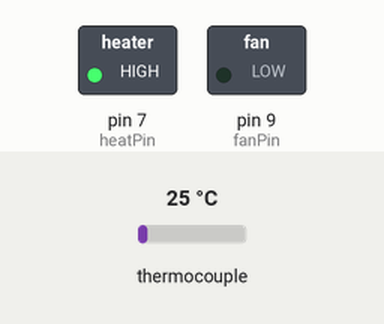
The sketch below on a simulated Arduino Uno, built with avr-gcc and run on an emulated ATmega328P. On the bench: switched loads named in the sketch (green lamp = pin HIGH). Dashed ring = blinking. The inputs (shaded band) are chosen by the test bench; at power-on: thermocouple 25 °C. What the sketch prints to the serial monitor is not drawn.

Above: at 5.8 s.
5.9 s: thermocouple set to 150 °C
At 6.36 s:
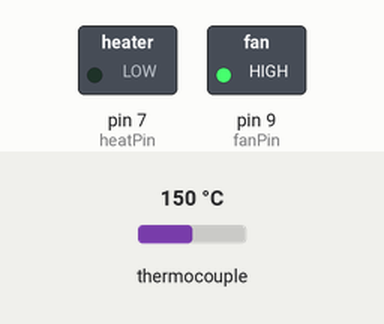
9.4 s: thermocouple set to 6 °C
At 9.53 s:
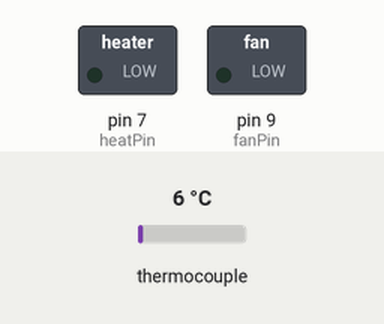
12.9 s: thermocouple set to 225 °C
At 13.15 s:
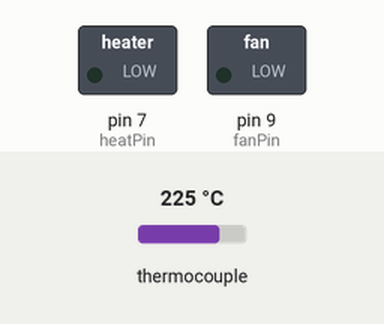
Timing chart, 0 to 22.4 s (numbered marks = the images above; inputs shaded):
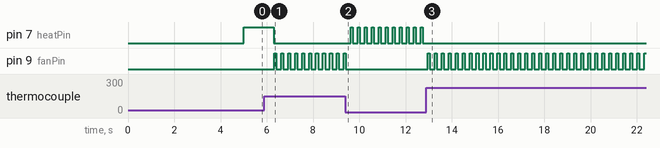

Measured:
- after the input at 5.9 s, pin 7 (heatPin): HIGH → LOW after 0.40 s; pin 9 (fanPin): alternates HIGH for 0.09 s and LOW for 0.21 s, starting after 0.42 s
- after the input at 9.4 s, pin 7 (heatPin): alternates HIGH for 0.09 s and LOW for 0.21 s, starting after 0.24 s; pin 9 (fanPin): goes on until 9.4 s, then stays LOW
- after the input at 12.9 s, pin 7 (heatPin): stops changing and stays LOW; pin 9 (fanPin): alternates HIGH for 0.09 s and LOW for 0.21 s, starting after 0.06 s

The sketch:

pcrFinal.ino
```cpp
#include "Adafruit_MAX31855.h"
#include <SPI.h>
/* PCR code to cycle temperatures for denaturing, annealing and extending DNA.
Stacey Kuznetsov (stace@cmu.edu) and Matt Mancuso (mcmancuso@gmail.com)
July 2012


*** All temperatures at in degrees Celcius.
*/


/* PCR VARIABLES*/
double DENATURE_TEMP = 94;
double ANNEALING_TEMP = 60.00;
double EXTENSION_TEMP = 72;

// Phase durations in ms. I suggest adding 3-5 seconds to
// the recommended times because it takes a second or two
// for the temps to stabilize
unsigned int DENATURE_TIME = 33000;
unsigned int ANNEALING_TIME= 33000;
unsigned int EXTENSION_TIME = 35000;

// Most protocols suggest having a longer denature time during the first cycle
// and a longer extension time for the final cycle.
unsigned int INITIAL_DENATURE_TIME = 300000;
unsigned int FINAL_EXTENSION_TIME = 600000;

// how many cycles we should do. (most protocols recommend 32-35)
int NUM_CYCLES = 32;

/* Hardware variables */
int heatPin = 7;  // pin that controls the relay w resistors

// Thermocouple pins
int thermoDO = 4;
int thermoCS = 5;
int thermoCLK = 6;
Adafruit_MAX31855 thermocouple(thermoCLK, thermoCS, thermoDO);


int fanPin = 9; // pin for controling the fan


//safety vars
short ROOM_TEMP = 18; // if initial temp is below this, we assume thermocouple is diconnected or not working
short MAX_ALLOWED_TEMP = 100; // we never go above 100C
double MAX_HEAT_INCREASE = 2.5; // we never increase the temp by more than 2.5 degrees per 650ms


/* stuff that the program keeps track of */
short CURRENT_CYCLE = 0; // current cycle (kept track by the program)

// current phase. H-> heating up
char CURRENT_PHASE='H';

unsigned long time;  // used to track how long program is running
double curTemp; // current temperature


/* Print out current phase, temperature, how long it's been running, etc
startTime -> when specific phase started running in ms
*/
void printTempStats(unsigned long startTime) {

   unsigned long timeElapsed = millis() - startTime;
   Serial.print("CCL:");
   Serial.print(CURRENT_CYCLE);
   Serial.print(" PHS:");
   Serial.print(CURRENT_PHASE);
   Serial.print(" ET:");
   Serial.print(timeElapsed);
   Serial.print(" TT:");
   Serial.print(millis());
   Serial.print(" TMP:");
   Serial.println(curTemp);
}

/* Heat up to the desired temperature.
maxTemp-> Temperature we should heat up to
printTemps -> whether or not we should print debug stats
*/
boolean heatUp(double maxTemp, boolean printTemps = true){
  unsigned long startTime = millis();
  double prevTemp = thermocouple.readCelsius();
  curTemp = thermocouple.readCelsius();
  if (curTemp < ROOM_TEMP) {
   Serial.println("STARTING TMP TOO LOW");
   Serial.println(prevTemp);
   return false;
  }
  int curIteration = 0;

  while (curTemp < maxTemp) {
    curIteration++;
    int pulseDuration = min(650, ((600*(maxTemp-curTemp))+80)); // as we approach desired temp, heat up slower
    digitalWrite(heatPin, HIGH);
    delay(pulseDuration);
    digitalWrite(heatPin, LOW);

    curTemp=thermocouple.readCelsius();
    if(curTemp >= maxTemp)
       break;
    if(printTemps) {
       printTempStats(startTime);
    }

   if((maxTemp-curTemp) < 1 || curIteration % 30 == 0) {
     // as we approach desired temperature, wait a little bit longer between heat
     // cycles to make sure we don't overheat. It takes a while for heat to transfer
     // between resistors and heating block. As a sanity check, also do this every 20
     // iterations to make sure we're not overheating
      do  {
        prevTemp = curTemp;
        delay(250);
        curTemp = thermocouple.readCelsius();
      }      while(curTemp > prevTemp);
    }

   if(curTemp >= maxTemp)
     break;

   if ((curIteration%2) == 0) {
    if(curTemp < (prevTemp-1.25)) {
      Serial.print("Temperature is not increasing... ");
      Serial.print(curTemp);
      Serial.print("   ");
      Serial.println(prevTemp);
      return false;
    }
   } else {
      prevTemp = curTemp;
   }

   while ((curTemp-prevTemp) >= MAX_HEAT_INCREASE) {
     prevTemp = curTemp;
     Serial.print("HEATING UP TOO FAST! ");
     delay(1000);
     curTemp = thermocouple.readCelsius();
     Serial.println(curTemp);
   }

   while(curTemp >= MAX_ALLOWED_TEMP) {
     delay(1000);
     Serial.print("OVERHEATING");
     Serial.println(curTemp);
   }

  }
  return true;
}


/* Cool down to the desired temperature by turning on the fan.
minTemp-> Temperature we want to cool off to
maxTimeout -> how often we poll the thermocouple (300ms is good)
printTemps -> whether or not to print out stats
*/
void coolDown(double minTemp, int maxTimeout = 300, boolean printTemps = true) {
  unsigned long startTime = millis();
  while ((curTemp = thermocouple.readCelsius()) > (minTemp+0.75)) {
    // I've found that turning off the fan a bit before the minTemp is reached
    // is best (because fan blades continue to rotate even after fan is turned off.
    digitalWrite(fanPin, HIGH);
    if(printTemps) {
       printTempStats(startTime);
     }
   delay(maxTimeout);
   }
   digitalWrite(fanPin, LOW);
}


/*
Try to stay close to the desired temperature by making micro adjustments to the
resistors and fan. Assumes that the current temperature is already very close
to the idealTemp.
idealTemp -> desired temperature
duration ->  how long we should keep the temperature (in ms)
*/
boolean holdConstantTemp(long duration, double idealTemp) {
  unsigned long startTime = millis();
  long timeElapsed = millis() - startTime;
  // keep track of how much time passed
  while (timeElapsed < duration) {
    curTemp = thermocouple.readCelsius();
    printTempStats(startTime);
      if(curTemp < idealTemp) {
        // turn up the heat for 90ms if the temperature is cooler
        digitalWrite(heatPin, HIGH);
        delay(90);
        digitalWrite(heatPin, LOW);
      } else if (curTemp > (idealTemp+0.5)) {
        // turn up the fan if the temp is too high
        // generally if temp is within 0.5degrees, don't use the fan
        // waiting for the temp to cool naturally seems to be more stable
        digitalWrite(fanPin, HIGH);
        delay(90);
        digitalWrite(fanPin, LOW);
      }
     delay(210);
     timeElapsed = millis() - startTime;
  }
  return true;
}

/* Execute the desired number of PCR cycles.
*/
void runPCR() {
  for (int cycles=0; cycles < NUM_CYCLES; cycles++) {
    CURRENT_CYCLE = cycles;
    unsigned long cycleStartTime = millis();
    Serial.print("///CYCLE  ");
    Serial.print(cycles);

    time = millis();
    Serial.println("HEATING UP");
    CURRENT_PHASE='H';
    if(!heatUp(DENATURE_TEMP)){
      // if unable to heat up, stop
      Serial.println("Unable to heat up... something is wrong :(");
      cycles = NUM_CYCLES;
      break;
    }

    long dif = millis() - time;
    Serial.print("***TOTAL HEAT TIME ");
    Serial.println(dif);
    Serial.println();

    time = millis();
    Serial.println("DENATURATION");
    CURRENT_PHASE='D';
    if(cycles > 0) {
      holdConstantTemp(DENATURE_TIME, DENATURE_TEMP);
    } else {
      // if this is the first cycles, hold denature temp for longer
      holdConstantTemp(INITIAL_DENATURE_TIME, DENATURE_TEMP);
    }
    Serial.println();

    Serial.println("COOLING");
    time = millis();
    CURRENT_PHASE='C';
    coolDown((ANNEALING_TEMP));
    dif = millis()-time;
    Serial.print("***TOTAL COOLING TIME ");
    Serial.println(dif);
    Serial.println();

    Serial.println("ANNEALING");
    time = millis();
    CURRENT_PHASE='A';
    holdConstantTemp(ANNEALING_TIME, ANNEALING_TEMP);
    dif = millis()-time;
    Serial.print("***TOTAL ANNEALING TIME ");
    Serial.println(dif);
    Serial.println();


    Serial.println("HEATING UP");
    time =millis();
    CURRENT_PHASE='D';
    heatUp((EXTENSION_TEMP));
    dif = millis()-time;
    Serial.print("***TOTAL HEAT UP TIME IS ");
    Serial.println(dif);
    Serial.println();


    Serial.println("EXTENSION");
    time = millis();
    CURRENT_PHASE='E';
    if (cycles<(NUM_CYCLES-1)) {
      holdConstantTemp(EXTENSION_TIME, EXTENSION_TEMP);
    } else {
       // if this is the last cycle, hold extension temp for longer
       holdConstantTemp(FINAL_EXTENSION_TIME, EXTENSION_TEMP);
    }
    dif = millis()-time;
    Serial.print("***TOTAL EXTENSION TIME IS ");
    Serial.println(dif);
    Serial.println();
    Serial.println();

    Serial.print("///TOTAL CYCLE TIME: ");
    Serial.println(millis()-cycleStartTime);
    Serial.println();
}

  Serial.println("DONE");
}


/* Set up all pins */
void setup() {

 Serial.begin(9600);

 pinMode(heatPin, OUTPUT);
 digitalWrite(heatPin, LOW);
 pinMode(fanPin, OUTPUT);
 digitalWrite(fanPin, LOW);

 // time out for 5 seconds.
 Serial.println("Starting in");
 for (int i = 5; i > 0; i--) {
   Serial.print(i);
   Serial.print("... ");
   delay(1000);
 }
 Serial.println();
 runPCR();
}


int cycles = 0;


void loop() {

 //nothing
}
```
